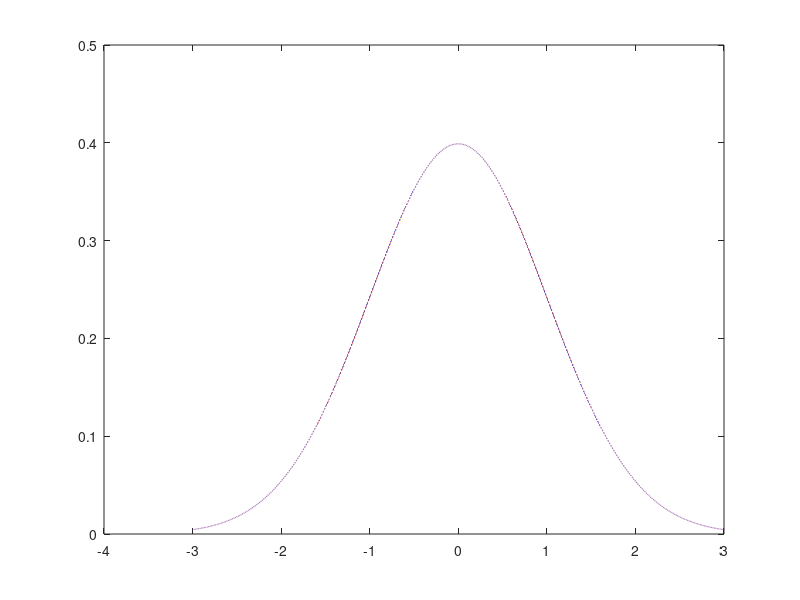

MATLAB code for this plot:
count=100000;
X=zeros(1,count);
for j=1:1:3
    X=normrnd(0,1,1,count);
    m=mean(X);
    sigma=(X-m)*(X-m)'/count;
    s1=normpdf([m-3*sigma:1e-5:m+3*sigma],m,sigma);
    plot([m-3*sigma:1e-5:m+3*sigma],s1);
    hold on;
end
s1=normpdf([-3:1e-3:3],0,1);
plot([-3:1e-3:3],s1,'--');